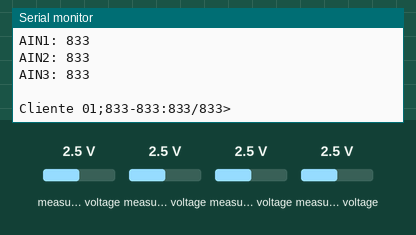
Simulated run of this sketch. Board: ESP8266 (NodeMCU). Shown: the last lines printed to the serial monitor. Inputs (shaded band) come from the test bench; at power-on: measured voltage 2.5 V. WiFi joins after 1.5 s; servers stay silent unless stated.

Above: at 6.5 s.
6.6 s: measured voltage (sensor 200) set to 0.1 V
At 6.81 s:
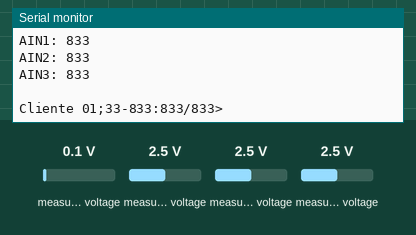
8.1 s: measured voltage (sensor 201) set to 0.1 V
At 9.11 s:
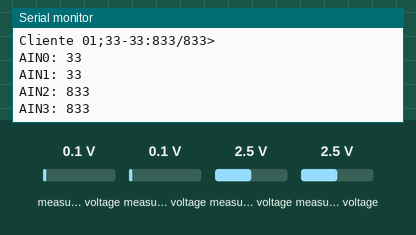
9.6 s: measured voltage (sensor 202) set to 0.1 V
At 9.68 s:
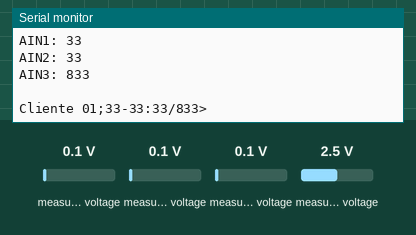
11.1 s: measured voltage (sensor 203) set to 0.1 V
At 11.13 s:
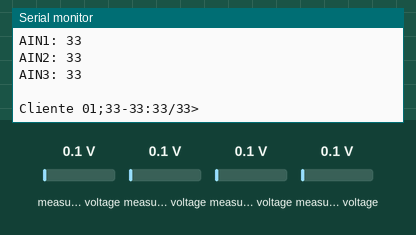
12.6 s: measured voltage (sensor 200) set to 1.2 V
At 12.66 s:
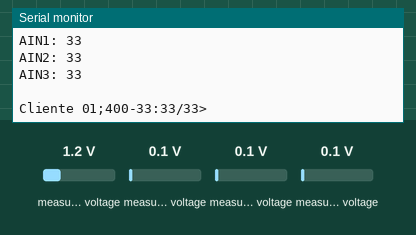
14.1 s: measured voltage (sensor 201) set to 1.2 V
At 14.11 s:
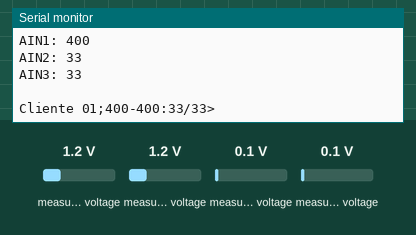
Timing chart, 0 to 16.6 s (numbered marks = the images above; inputs shaded):
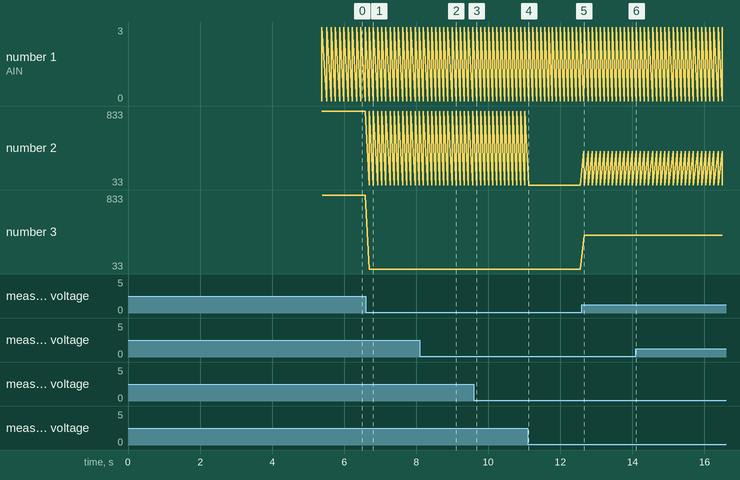

The sketch:

2.Cliente.ino
```cpp
#include <ESP8266WiFi.h>    // The Basic Function Of The ESP NOD MCU
#include <Wire.h>
#include <Adafruit_ADS1015.h>

Adafruit_ADS1015 ads;     /* Use thi for the 12-bit version */

  const String  ClientType       = "Cliente 01";

  char*         ESPssid;            // Wifi Name
  char*         ESPpassword;        // Wifi Password

  int             ESPServerPort  = 9001;
  IPAddress       ESPServer(192,168,4,1);
  WiFiClient      ESPClient;
//====================================================================================
  void setup()
  {
    ads.begin();
    Serial.begin(9600);

    // Print Message Of I/O Setting Progress
    Serial.println("\nI/O Pins Modes Set .... Done");

    // Starting To Connect
    if(WiFi.status() == WL_CONNECTED)
    {
      WiFi.disconnect();
      WiFi.mode(WIFI_OFF);
      delay(50);
    }

    WiFi.mode(WIFI_STA);                // To Avoid Broadcasting An SSID
    WiFi.begin("FVMLearning", "");      // The SSID That We Want To Connect To

    // Printing Message For User That Connetion Is On Process
    Serial.println("!--- Connecting To " + WiFi.SSID() + " ---!");

    // WiFi Connectivity
    CheckWiFiConnectivity();        // Checking For Connection

    Serial.println("!-- Client Device Connected --!");

    // Printing IP Address
    Serial.println("Connected To      : " + String(WiFi.SSID()));
    Serial.println("Signal Strenght   : " + String(WiFi.RSSI()) + " dBm");
    Serial.print  ("Server IP Address : ");
    Serial.println(ESPServer);
    Serial.print  ("Server Port Num   : ");
    Serial.println(ESPServerPort);
    // Printing MAC Address
    Serial.print  ("Device MC Address : ");
    Serial.println(String(WiFi.macAddress()));
    // Printing IP Address
    Serial.print  ("Device IP Address : ");
    Serial.println(WiFi.localIP());

    // Conecting The Device As A Client
    ESPRequest();
  }
//====================================================================================
  void loop()
  {
  int16_t adc0, adc1, adc2, adc3;

  adc0 = ads.readADC_SingleEnded(0);
  adc1 = ads.readADC_SingleEnded(1);
  adc2 = ads.readADC_SingleEnded(2);
  adc3 = ads.readADC_SingleEnded(3);

  Serial.print("AIN0: ");
  Serial.println(adc0);
  Serial.print("AIN1: ");
  Serial.println(adc1);
  Serial.print("AIN2: ");
  Serial.println(adc2);
  Serial.print("AIN3: ");
  Serial.println(adc3);
  Serial.println(" ");

  Serial.println   (ClientType + ";" + adc0 + "-" + adc1 + ":" + adc2 + "/" + adc3 + ">");
  ESPClient.println(ClientType + ";" + adc0 + "-" + adc1 + ":" + adc2 + "/" + adc3 + ">");

  ESPClient.flush();
  delay(100);
  }
//====================================================================================
 void CheckWiFiConnectivity()
  {
    while(WiFi.status() != WL_CONNECTED)
    {
      for(int i=0; i < 10; i++)
      {
        delay(500);
        Serial.print(".");
      }
      Serial.println("");
    }
  }

  void ESPRequest()
  {
    // First Make Sure You Got Disconnected
    ESPClient.stop();

    // If Sucessfully Connected Send Connection Message
    if(ESPClient.connect(ESPServer, ESPServerPort))
    {
      Serial.println    ("<" + ClientType + "- CONNECTED>");
      ESPClient.println ("<" + ClientType + "- CONNECTED>");
    }
  }
```

Measured:
- after the input at 6.6 s, the serial monitor: prints a new line after 0.10 s (image 1)
- after the input at 8.1 s, the serial monitor: prints a new line after 0.10 s (image 2)
- after the input at 9.6 s, the serial monitor: prints a new line after 0.08 s (image 3)
- after the input at 11.1 s, the serial monitor: prints a new line at once (image 4)
- after the input at 12.6 s, the serial monitor: prints a new line after 0.06 s (image 5)
- after the input at 14.1 s, the serial monitor: prints a new line at once (image 6)
- plotted number 3: 833 → 33 after the input at 6.6 s, 33 → 400 after the input at 12.6 s
